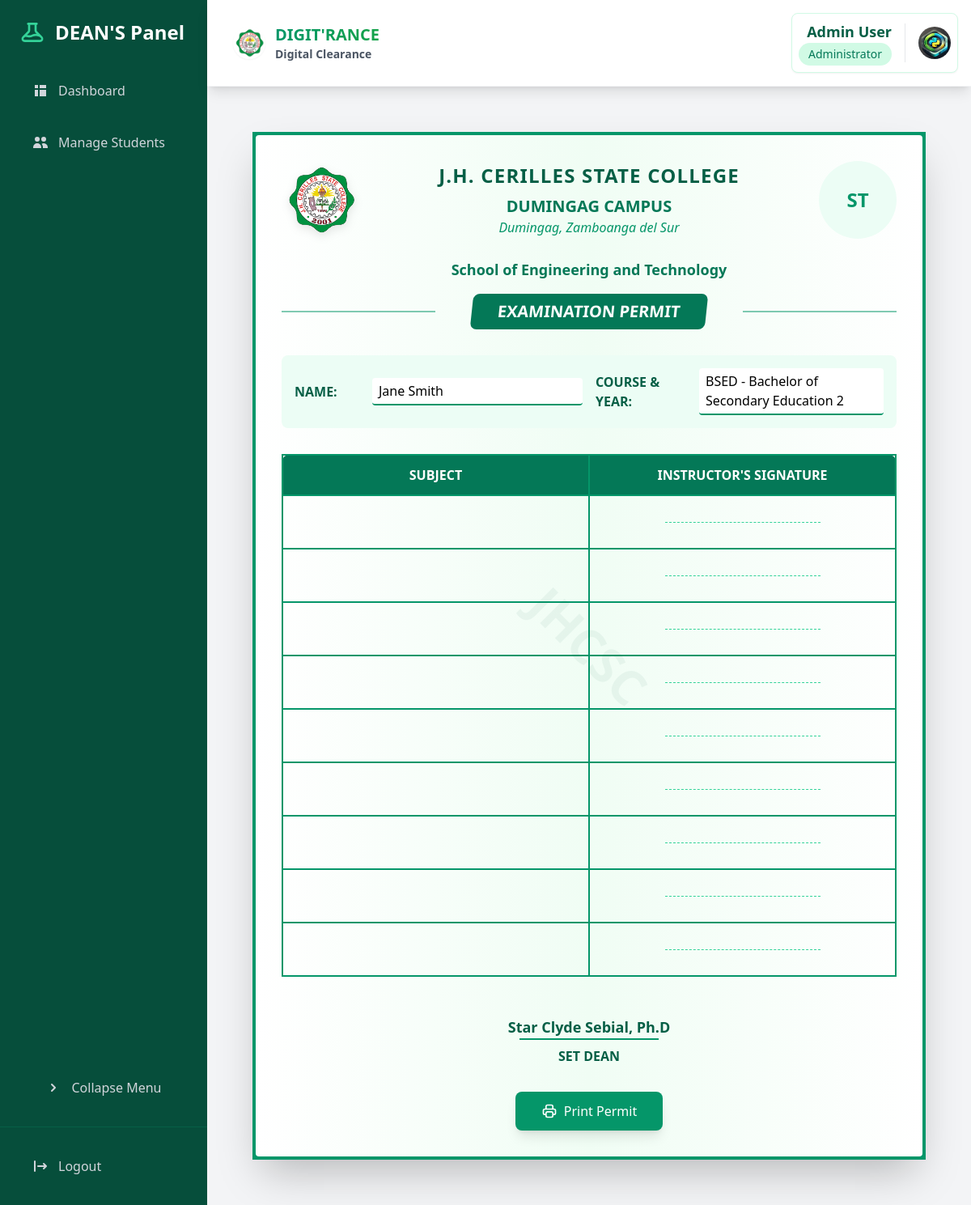
Page /program-chair/print-permit/2/ (signed in) on the earlier database version.
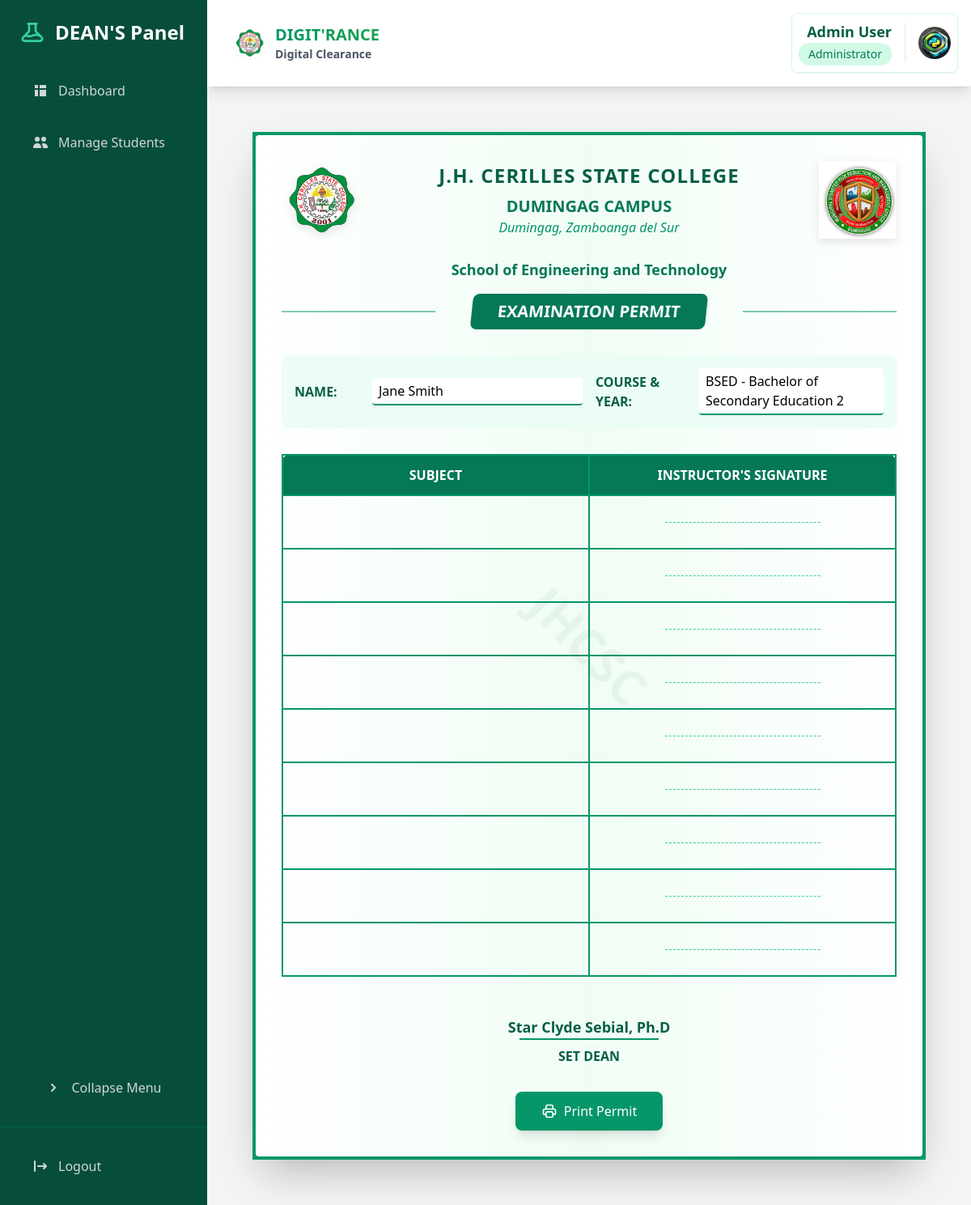
Same page on the later database version.
### core/models.py (models this page shows, shortened)
class Student(models.Model):
    student_id = models.CharField(max_length=20, unique=True)
    user = models.OneToOneField(User, on_delete=models.CASCADE)
    course = models.ForeignKey(Course, on_delete=models.PROTECT)
    year_level = models.IntegerField()
    is_boarder = models.BooleanField(default=False)
    created_at = models.DateTimeField(auto_now_add=True)
    program_chair = models.ForeignKey(ProgramChair, on_delete=models.SET_NULL, null=True, blank=True, related_name="students")
    dormitory_owner = models.ForeignKey(Staff, on_delete=models.SET_NULL, null=True, blank=True, related_name="students_dorm", limit_choices_to={'is_dormitory_owner': True})
    is_approved = models.BooleanField(default=False)
    approval_date = models.DateTimeField(null=True, blank=True)
    approval_admin = models.ForeignKey(User, on_delete=models.SET_NULL, null=True, blank=True, related_name='approved_students')
    profile_picture = models.ImageField(
        upload_to='student_profiles/',
        null=True,
        blank=True
    )
    @property
    def full_name(self):
        return self.user.get_full_name()

class ProgramChair(models.Model):
    user = models.OneToOneField(User, on_delete=models.CASCADE)
    dean = models.ForeignKey(Dean, on_delete=models.SET_NULL, null=True, blank=True)
    profile_picture = models.ImageField(
        upload_to='program_chair_profiles/',
        null=True,
        blank=True
    )

class Dean(models.Model):
    name = models.CharField(max_length=100, unique=True)
    logo = models.ImageField(upload_to='dean_logos/', blank=True, null=True)
    description = models.TextField(blank=True, null=True)
    created_at = models.DateTimeField(auto_now_add=True)

class Course(models.Model):
    code = models.CharField(max_length=10, unique=True)  # e.g., BSIT, BPED
    name = models.CharField(max_length=100)  # e.g., Bachelor of Science in Information Technology
    dean = models.ForeignKey(Dean, on_delete=models.CASCADE, related_name='courses')
    is_active = models.BooleanField(default=True)  # To mark if course is currently offered
    created_at = models.DateTimeField(auto_now_add=True)
    updated_at = models.DateTimeField(auto_now=True)
    class Meta:
        ordering = ['code']
    def __str__(self):
        return f"{self.code} - {self.name}"

### core/views.py (the view)
# urls.py: path('program-chair/print-permit/<int:student_id>/', views.print_permit, name='print_permit'),
@login_required
def print_permit(request, student_id):
    student = get_object_or_404(Student, id=student_id)
    context = {
        'student': student,
        'logo_url': 'images/logo.png',  # Adjust path as needed
    }
    return render(request, 'core/print_permit.html', context)

### templates/core/print_permit.html (shortened to what this page needs)
{% extends "base.html" %}
{% load static %}
{% block sidebar %}
{% include "components/program_chair_sidenav.html" %}
{% endblock %}
{% block content %}
<div id="print-section" class="max-w-4xl mx-auto p-8">
    <div class="border-4 border-emerald-600 p-8 bg-white shadow-2xl relative" style="background: linear-gradient(to right, #ffffff, #f0fdf4, #ffffff);">
        <div class="absolute top-0 right-0 w-20 h-20 border-r-4 border-t-4 border-emerald-600 -m-1 rounded-tr-lg"></div>
        <div class="absolute bottom-0 left-0 w-20 h-20 border-l-4 border-b-4 border-emerald-600 -m-1 rounded-bl-lg"></div>
        <div class="absolute bottom-0 right-0 w-20 h-20 border-r-4 border-b-4 border-emerald-600 -m-1 rounded-br-lg"></div>
        <div class="text-center mb-8 relative">
            <div class="flex justify-between items-center mb-6">
                <div class="w-24 h-24">
                    <img src="{% static 'img/permit_logo.png' %}" alt="JHCSC Logo"
                         class="w-full h-full object-contain transform hover:scale-105 transition-transform duration-300"
                         style="filter: drop-shadow(0 4px 6px rgba(0, 0, 0, 0.1));">
                </div>
                <div class="flex-1 px-4">
                    <h1 class="text-2xl font-bold text-emerald-800 tracking-wider">J.H. CERILLES STATE COLLEGE</h1>
                    <h2 class="text-xl font-semibold text-emerald-700 mt-2">DUMINGAG CAMPUS</h2>
                    <p class="text-emerald-600 italic">Dumingag, Zamboanga del Sur</p>
                </div>
                <div class="w-24 h-24">
                    {% if student.program_chair.dean.logo %}
                        <img src="{{ student.program_chair.dean.logo.url }}"
                             alt="{{ student.program_chair.dean.name }} Logo"
                             class="w-full h-full object-contain transform hover:scale-105 transition-transform duration-300"
                             style="filter: drop-shadow(0 4px 6px rgba(0, 0, 0, 0.1));">
                    {% else %}
                        <div class="w-full h-full flex items-center justify-center bg-emerald-50 rounded-full">
                            <span class="text-2xl font-bold text-emerald-600">
                                {{ student.program_chair.dean.name|slice:":2"|upper }}
                            </span>
                        </div>
                    {% endif %}
                </div>
            </div>
            <div class="mt-6">
                <h3 class="text-lg font-bold text-emerald-700">School of Engineering and Technology</h3>
                <div class="relative mt-4">
                    <div class="absolute w-1/4 h-px bg-emerald-600 left-0 top-1/2 transform -translate-y-1/2"></div>
                    <div class="absolute w-1/4 h-px bg-emerald-600 right-0 top-1/2 transform -translate-y-1/2"></div>
                    <h4 class="text-xl font-bold inline-block bg-emerald-700 text-white py-2 px-8 rounded-lg transform -skew-x-6">
                        EXAMINATION PERMIT
                    </h4>
                </div>
            </div>
        </div>
        <div class="mb-8 space-y-4 bg-emerald-50 p-4 rounded-lg">
            <div class="grid grid-cols-2 gap-4">
                <div class="flex items-center">
                    <span class="font-bold text-emerald-800 w-24">NAME:</span>
                    <span class="flex-1 border-b-2 border-emerald-600 px-2 py-1 bg-white rounded">{{ student.full_name }}</span>
                </div>
                <div class="flex items-center">
                    <span class="font-bold text-emerald-800 w-32">COURSE & YEAR:</span>
                    <span class="flex-1 border-b-2 border-emerald-600 px-2 py-1 bg-white rounded">{{ student.course }} {{ student.year_level }}</span>
                </div>
            </div>
        </div>
        <div class="mt-8">
            <table class="w-full border-collapse">
                <thead>
                    <tr class="bg-emerald-700 text-white">
                        <th class="border-2 border-emerald-600 p-3 w-1/2 rounded-tl-lg">SUBJECT</th>
                        <th class="border-2 border-emerald-600 p-3 w-1/2 rounded-tr-lg">INSTRUCTOR'S SIGNATURE</th>
                    </tr>
                </thead>
                <tbody>
                    {% for i in "123456789"|make_list %}
                    <tr class="hover:bg-emerald-50">
                        <td class="border-2 border-emerald-600 p-4 text-emerald-800">
                            <div class="h-8 flex items-center px-2"></div>
                        </td>
                        <td class="border-2 border-emerald-600 p-4">
                            <div class="h-8 flex items-center justify-center">
                                <div class="w-48 border-b border-emerald-400 border-dashed"></div>
                            </div>
                        </td>
                    </tr>
                    {% endfor %}
                </tbody>
            </table>
        </div>
        <div class="mt-12 text-center">
            <p class="text-lg font-bold text-emerald-800">
                {{ student.program_chair.user.get_full_name }}
            </p>
            <div class="border-t-2 border-emerald-600 pt-2 inline-block px-12">
                <p class="font-semibold text-emerald-800">SET DEAN</p>
            </div>
        </div>
        <div class="absolute inset-0 flex items-center justify-center opacity-5 pointer-events-none">
            <span class="text-6xl font-bold text-emerald-800 rotate-45">JHCSC</span>
        </div>
        <div class="mt-8 text-center print:hidden">
            <button onclick="window.print()"
                    class="bg-emerald-600 text-white px-8 py-3 rounded-lg hover:bg-emerald-700 transition-colors duration-200 shadow-lg">
                <span class="flex items-center justify-center">
                    Print Permit
                </span>
            </button>
        </div>
    </div>
</div>
{% endblock %}

### templates/components/navbar.html (shortened to what this page needs)
{% load static %}
<header class="bg-white shadow-lg p-4 flex justify-between items-center border-b border-gray-100 sticky top-0 z-50">
    <div class="flex items-center">
        <h1 class="text-xl font-bold flex items-center ml-4 text-gray-800">
            <a href="{% url 'home' %}" class="flex items-center group">
                <img src="{% static 'img/permit_logo.png' %}" alt="JHCSC Logo" class="h-10 w-10 mr-3 rounded-full shadow-sm">
                <div class="flex flex-col">
                    <span class="text-gradient bg-clip-text text-transparent bg-gradient-to-r from-emerald-600 to-green-600 group-hover:from-emerald-700 group-hover:to-green-700 transition-all">
                    </span>
                    <span class="text-sm text-gray-600">Digital Clearance</span>
                </div>
            </a>
        </h1>    </div>
    <div class="flex items-center">
        {% if user.is_authenticated %}
            <div class="bg-white rounded-lg shadow-sm border border-emerald-100 hover:shadow-md transition-all duration-200">
                <div class="flex items-center space-x-4 p-2">
                    <div class="flex flex-col items-end">
                        <span class="font-semibold text-lg text-emerald-800">
                            {% if user.programchair %}
                                {{ user.get_full_name }}
                            {% elif user.student %}
                                {{ user.student.full_name }}
                            {% elif user.staff %}
                                {{ user.get_full_name }}
                            {% else %}
                                {{ user.get_full_name }}
                            {% endif %}
                        </span>
                        <span class="text-sm px-3 py-1 bg-emerald-100 text-emerald-700 rounded-full font-medium">
                            {% if user.programchair %}
                                Program Chair
                            {% elif user.student %}
                                Student
                            {% elif user.staff %}
                                {{ user.staff.office.name }} Staff
                            {% elif user.is_superuser %}
                                Administrator
                            {% endif %}
                        </span>
                    </div>
                    <div class="relative group">
                        {% if user.student %}
                            <img src="{{ user.student.get_profile_picture_url }}"
                                 alt="Profile"
                                 class="w-10 h-10 rounded-full object-cover">
                        {% elif user.programchair %}
                            <img src="{{ user.programchair.get_profile_picture_url }}"
                                 alt="Profile"
                                 class="w-10 h-10 rounded-full object-cover">
                        {% elif user.staff %}
                            <img src="{{ user.staff.get_profile_picture_url }}"
                                 alt="Profile"
                                 class="w-10 h-10 rounded-full object-cover">
                        {% elif user.is_superuser %}
                            {% if user.userprofile %}
                                <img src="{{ user.userprofile.get_profile_picture_url }}"
                                     alt="Profile"
                                     class="w-10 h-10 rounded-full object-cover">
                            {% else %}
                                <img src="{% static 'img/default-profile.png' %}"
                                     alt="Profile"
                                     class="w-10 h-10 rounded-full object-cover">
                            {% endif %}
                        {% endif %}
                    </div>
                </div>
            </div>
        {% endif %}
    </div>
</header>

Differences in the rows shown:
changed through a linked row, Student "Star Clyde Sebial, Ph.D": program_chair.dean.logo: picture added; program_chair.dean.name "ST" → (not shown)
